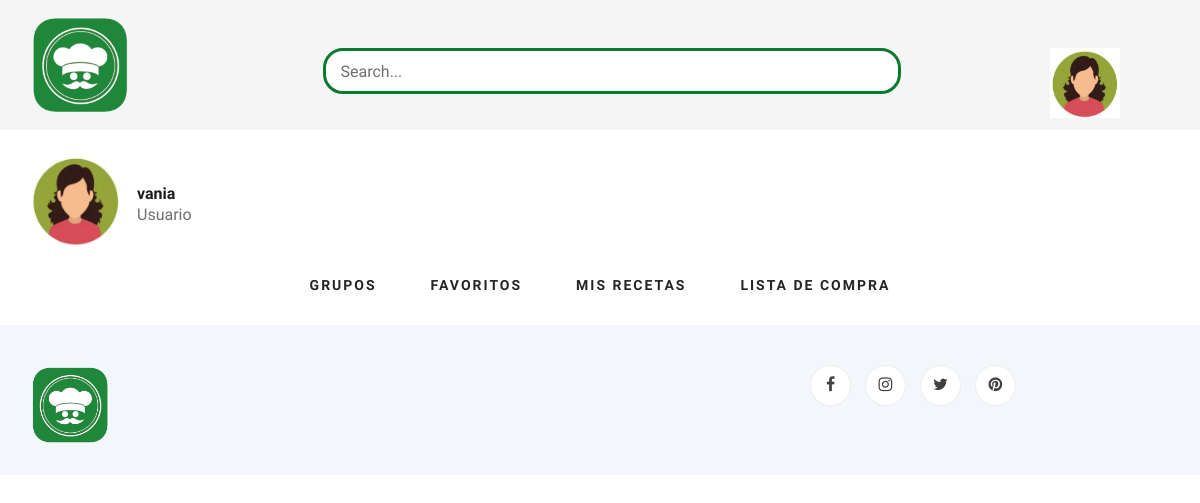
Page /perfil_favoritos.php (signed in) on the earlier database version.
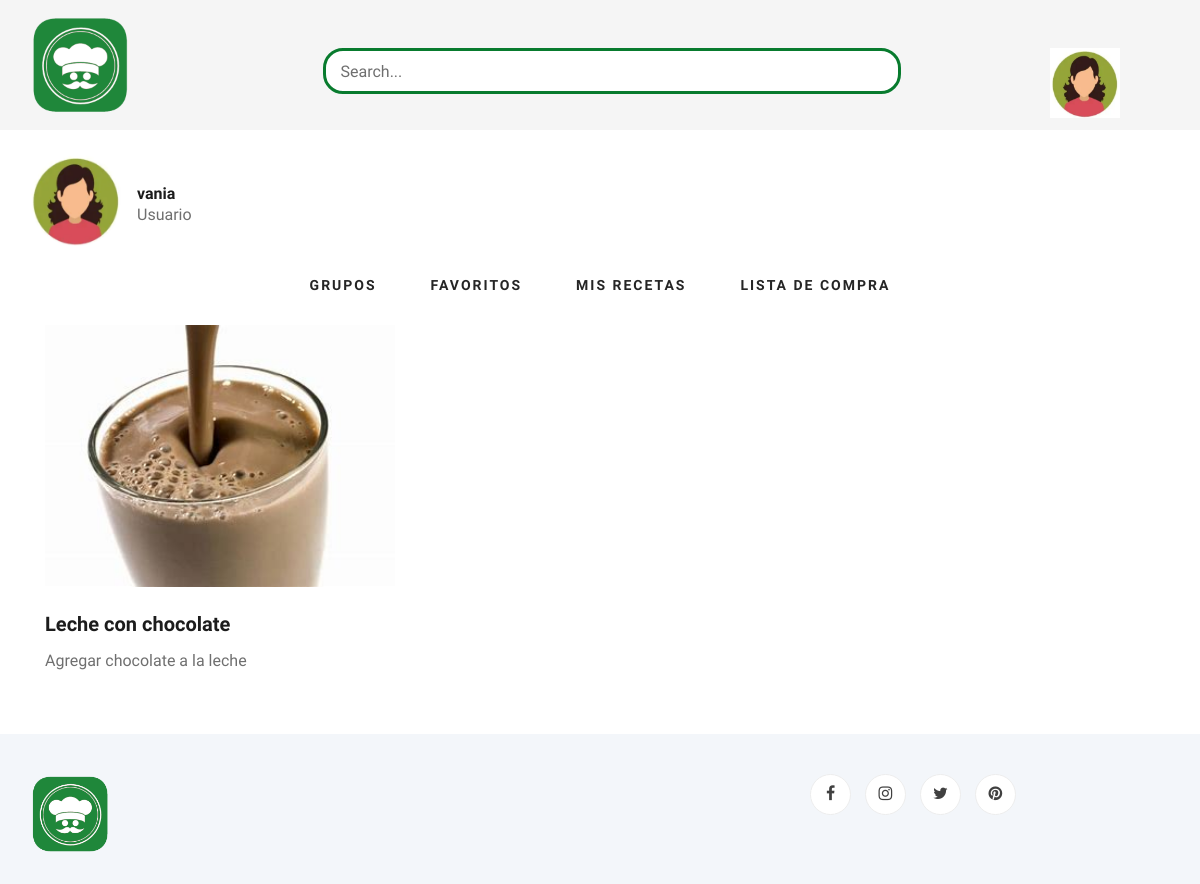
Same page on the later database version.
### tables this page shows
CREATE TABLE `usuario` (
  `idusuario` int(11) NOT NULL,
  `nombre_usuario` varchar(45) DEFAULT NULL,
  `correo_electronico` varchar(60) DEFAULT NULL,
  `contrasena` varchar(45) DEFAULT NULL,
  `imagen` varchar(50) DEFAULT NULL,
  `receta_favorita` varchar(45) DEFAULT NULL,
  `receta_mas_preparada` varchar(50) DEFAULT NULL,
  `receta_menos_preparada` varchar(50) DEFAULT NULL
);

CREATE TABLE `usuarios_recetas_favoritas` (
  `id_usuario` int(11) NOT NULL,
  `id_receta` int(11) NOT NULL
);

CREATE TABLE `receta` (
  `idreceta` int(11) NOT NULL,
  `nombre_receta` varchar(45) DEFAULT NULL,
  `porciones` int(11) DEFAULT NULL,
  `tiempo_preparacion` varchar(45) DEFAULT NULL,
  `tiempo_comida` varchar(45) DEFAULT NULL,
  `tipo_comida` varchar(45) DEFAULT NULL,
  `tipo_preferencia` varchar(45) DEFAULT NULL,
  `dificultad` varchar(45) DEFAULT NULL,
  `descripcion` text DEFAULT NULL,
  `foto_principal` varchar(45) DEFAULT NULL,
  `usuario_idusuario` int(11) NOT NULL,
  `calificacion` int(11) DEFAULT NULL
);

### perfil_favoritos.php (the view, shortened to what this page needs)
<?php
$conexion = mysqli_connect('localhost', 'root', '', 'ingsoft');
$ConsultaUsuario = "SELECT * FROM usuario WHERE idusuario = '".$_SESSION['id_usuario']."' ";
$ResultadoUsuario = mysqli_query($conexion, $ConsultaUsuario);
$ConsultaRecetasFav = "SELECT receta.*, usuarios_recetas_favoritas.*
FROM receta
	LEFT JOIN usuarios_recetas_favoritas ON usuarios_recetas_favoritas.id_receta = receta.idreceta
WHERE usuarios_recetas_favoritas.id_usuario = '".$_SESSION['id_usuario']."' ";
$ResultadoRecetaFav = mysqli_query($conexion, $ConsultaRecetasFav);
?>
<!DOCTYPE html>
<html lang="zxx">
<head>
    <link rel="stylesheet" href="css/bootstrap.min.css" type="text/css">
    <link rel="stylesheet" href="css/font-awesome.min.css" type="text/css">
    <link rel="stylesheet" href="css/elegant-icons.css" type="text/css">
    <link rel="stylesheet" href="css/nice-select.css" type="text/css">
    <link rel="stylesheet" href="css/jquery-ui.min.css" type="text/css">
    <link rel="stylesheet" href="css/owl.carousel.min.css" type="text/css">
    <link rel="stylesheet" href="css/slicknav.min.css" type="text/css">
    <link rel="stylesheet" href="css/style.css" type="text/css">
</head>
<body>
    <header class="header">
        <div class="header__top">
        <div class="container">
            <div class="row">
                <div class="col-lg-3">
                    <div class="header__logo">
                        <a href="Home_Page.html"><img src="img/logo_blog_de_comdia.png" alt="" width="100px" height="100px" ></a>
                    </div>
                </div>
                <div class="col-lg-7"><br>
                    <nav class="header__menu">
                            <div class="blog__sidebar__search">
                                <form action="#">
                                    <input type="text" placeholder="Search...">
                                </form>
                            </div>
                    </nav>
                </div>
                <div class="col-lg-2">
                    <div class="header__cart">
                        <ul>
                            <li>
                                <nav class="header__menu">
                                    <ul>
                                        <?php
                                            if($usuario = mysqli_fetch_array($ResultadoUsuario)){
                                                echo "<li><img src='img/usuarios/".$usuario['imagen']."' width='70px' height='70px'></img>";
                                                echo"</li>";
                                            }
                                        ?>
                                    </ul>
                                </nav>
                            </li>
                        </ul>
                    </div>
                </div>
            </div>
        </div>
    </header>
    <br>
        <div class="container">
            <div class="row">
                <div class="col-lg-12">
                    <div class="blog__details__content">
                        <div class="row">
                            <div class="col-lg-12">
                                <div class="blog__details__author">
                                    <div class="blog__details__author__pic">
                                        <?php
                                            echo "<img src='img/usuarios/".$usuario['imagen']."' alt=''>";
                                        ?>
                                    </div>
                                    <div class="blog__details__author__text">
                                        <h6><?php echo $usuario['nombre_usuario'] ?></h6>
                                        <span>Usuario</span>
                                    </div>
                                </div>
                            </div>
                        </div>
                    </div>
                    <div class="col-lg-12">
                        <center>
                            <nav class="header__menu">
                                <ul>
                                    <li><a href="perfil_grupos.php">Grupos</a></li>
                                    <li><a href="perfil_favoritos.php">Favoritos</a></li>
                                    <li><a href="perfil_misrecetas.php" class="active">Mis Recetas</a></li>
                                    <li><a href="contact.html">Lista de Compra</a></li>
                                </ul>
                            </nav>
                        </center>
                    </div>
                    <div class="container">
                        <div class="row">
                            <?php
                               while($row = mysqli_fetch_array($ResultadoRecetaFav)){
                                    echo "<div class='col-lg-4 col-md-4 col-sm-6'>";
                                        echo "<div class='blog__item'>";
                                            echo "<div class='blog__item__pic'>";
                                                echo "<img src='img/recetas/". $row['foto_principal']. "' alt=''>";
                                            echo "</div>";
                                            echo "<div class='blog__item__text'>";
                                                echo "<h5><a href='vista_receta.php'> ". $row['nombre_receta']. "</a></h5>";
                                                echo "<p>". $row['descripcion']."</p>";
                                            echo "</div>";
                                        echo "</div>";
                                    echo "</div>";
                                }
                            ?>
                        </div>
                    </div>
                </div>
            </div>
        </div>
    <footer class="footer spad">
        <div class="container">
            <div class="row">
                <div class="col-lg-3 col-md-6 col-sm-6">
                    <div class="footer__about">
                        <div class="footer__about__logo">
                            <a href="./index.html"><img src="img/logo_blog_de_comdia.png" alt="" width="80"></a>
                        </div>
                    </div>
                </div>
                <div class="col-lg-4 col-md-6 col-sm-6 offset-lg-1">
                </div>
                <div class="col-lg-4 col-md-12">
                    <div class="footer__widget">
                        <div class="footer__widget__social">
                            <a href="#"><i class="fa fa-facebook"></i></a>
                            <a href="#"><i class="fa fa-instagram"></i></a>
                            <a href="#"><i class="fa fa-twitter"></i></a>
                            <a href="#"><i class="fa fa-pinterest"></i></a>
                        </div>
                    </div>
                </div>
            </div>
        </div>
    </footer>
</body>
</html>

### css/style.css (style rules this page uses)
html, body { height: 100%; font-family: "Cairo", sans-serif; -webkit-font-smoothing: antialiased; font-smoothing: antialiased; }
h1, h2, h3, h4, h5, h6 { margin: 0; color: #111111; font-weight: 400; font-family: "Cairo", sans-serif; }
h5 { font-size: 18px; }
h6 { font-size: 16px; }
p { font-size: 16px; font-family: "Cairo", sans-serif; color: #6f6f6f; font-weight: 400; line-height: 26px; margin: 0 0 15px 0; }
img { max-width: 100%; }
ul, ol { padding: 0; margin: 0; }
.spad { padding-top: 100px; padding-bottom: 100px; }
.header__top { background: #f5f5f5; height: 130px; }
.header__logo { padding: 15px 0; }
.header__logo a { display: inline-block; }
.header__menu { padding: 24px 0; }
.header__menu ul li { list-style: none; display: inline-block; margin-right: 50px; position: relative; }
.header__menu ul li:last-child { margin-right: 0; }
.header__menu ul li a { font-size: 14px; color: #252525; text-transform: uppercase; font-weight: 700; letter-spacing: 2px; -webkit-transition: all, 0.3s; -moz-transition: all, 0.3s; -ms-transition: all, 0.3s; -o-transition: all, 0.3s; transition: all, 0.3s; padding: 5px 0; display: block; }
.header__cart { text-align: right; padding: 24px 0; }
.header__cart ul { display: inline-block; margin-right: 25px; }
.header__cart ul li { list-style: none; display: inline-block; margin-right: 15px; }
.header__cart ul li:last-child { margin-right: 0; }
.blog__item { margin-bottom: 60px; }
.blog__item__pic img { min-width: 100%; }
.blog__item__text { padding-top: 25px; }
.blog__item__text h5 { margin-bottom: 12px; }
.blog__item__text h5 a { font-size: 20px; color: #1c1c1c; font-weight: 700; }
.blog__item__text p { margin-bottom: 25px; }
.blog__sidebar__search { margin-bottom: 0px; }
.blog__sidebar__search form { position: relative; }
.blog__sidebar__search form input { width: 578px; height: 46px; font-size: 16px; color: #087b2e; padding-left: 15px; border: 3px solid #087b2e; border-radius: 20px; }
.blog__sidebar__search form input::placeholder { color: #6f6f6f; }
.blog__details__author__pic { float: left; margin-right: 15px; }
.blog__details__author__pic img { height: 92px; width: 92px; border-radius: 50%; }
.blog__details__author__text { overflow: hidden; padding-top: 30px; }
.blog__details__author__text h6 { color: #1c1c1c; font-weight: 700; }
.blog__details__author__text span { font-size: 16px; color: #6f6f6f; }
.footer { background: #F3F6FA; padding-top: 40px; padding-bottom: 0px; }
.footer__about { margin-bottom: 30px; }
.footer__about__logo { margin-bottom: 15px; }
.footer__about__logo a { display: inline-block; }
.footer__widget { margin-bottom: 30px; overflow: hidden; }
.footer__widget .footer__widget__social a { display: inline-block; height: 41px; width: 41px; font-size: 16px; color: #404040; border: 1px solid #ededed; border-radius: 50%; line-height: 38px; text-align: center; background: #ffffff; -webkit-transition: all, 0.3s; -moz-transition: all, 0.3s; -ms-transition: all, 0.3s; -o-transition: all, 0.3s; transition: all, 0.3s; margin-right: 10px; }
.footer__widget .footer__widget__social a:last-child { margin-right: 0; }
@media only screen and (min-width: 1200px) { .container { max-width: 1170px; } }

Differences in the rows shown:
added usuarios_recetas_favoritas: id_receta.foto_principal (picture), id_receta.nombre_receta "Leche con chocolate", id_receta.descripcion "Agregar chocolate a la leche"
